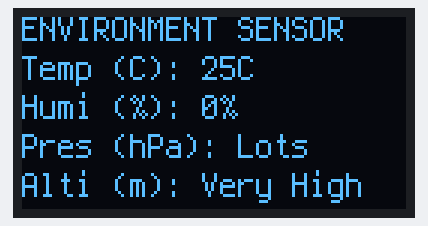
A program run on a simulated Raspberry Pi Pico running CircuitPython. Shown: 128×64 one-colour display. What the program prints to the serial console is not drawn.

Above: at 0.1 s.

The program:

OLED_praxisiii.py
```python
import time
import board
import busio
import displayio
import terminalio
from adafruit_display_text import label
import adafruit_displayio_ssd1306

# Input and Output GPIO Pins
OLED_ADDR = 0x3C
OLED_HEIGHT = 64
OLED_WIDTH = 128
### DOUBLE CHECK ALL PINOUTS
OLED_SDA_PIN = board.GP10
OLED_SCL_PIN = board.GP11

#OLED
displayio.release_displays()

# Initialize OLED display
displayio.release_displays()
i2c_oled = busio.I2C(scl=OLED_SCL_PIN, sda=OLED_SDA_PIN)
display_bus = displayio.I2CDisplay(i2c_oled, device_address=OLED_ADDR)
display = adafruit_displayio_ssd1306.SSD1306(display_bus, width=OLED_WIDTH, height=OLED_HEIGHT)

#i2c_sensor = busio.I2C(scl=board.GP3, sda=board.GP2)
#bmp280 = adafruit_bmp280.Adafruit_BMP280_I2C(i2c_sensor, address=0x76)
#sht30 = adafruit_sht31d.SHT31D(i2c_sensor, address=0x44)

while True:
    #print("Humidity: {:.2f} %".format(sht30.relative_humidity))
    print("Humidity: 0%")

    # Make the display context
    fontscale = 10

    # Draw a label
    #text = "Humi (%): {:.2f}".format(sht30.relative_humidity)
    #text = "Humi: 0%"
    #text_area = label.Label(terminalio.FONT, text=text, color=0xFFFFFF, x=0, y=4)
    text_group = displayio.Group()
    #text_group.append(text_area)

    text = "ENVIRONMENT SENSOR"
    text_area = label.Label(terminalio.FONT, text=text, color=0xFFFFFF, x=0, y=4)
    text_group.append(text_area)

    text = "Temp (C): 25C"
    text_area = label.Label(terminalio.FONT, text=text, color=0xFFFFFF, x=0, y=17)
    text_group.append(text_area)

    text = "Humi (%): 0%"
    text_area = label.Label(terminalio.FONT, text=text, color=0xFFFFFF, x=0, y=30)
    text_group.append(text_area)

    text = "Pres (hPa): Lots"
    text_area = label.Label(terminalio.FONT, text=text, color=0xFFFFFF, x=0, y=43)
    text_group.append(text_area)

    text = "Alti (m): Very High"
    text_area = label.Label(terminalio.FONT, text=text, color=0xFFFFFF, x=0, y=56)
    text_group.append(text_area)

    display.show(text_group)

    time.sleep(2)
```
